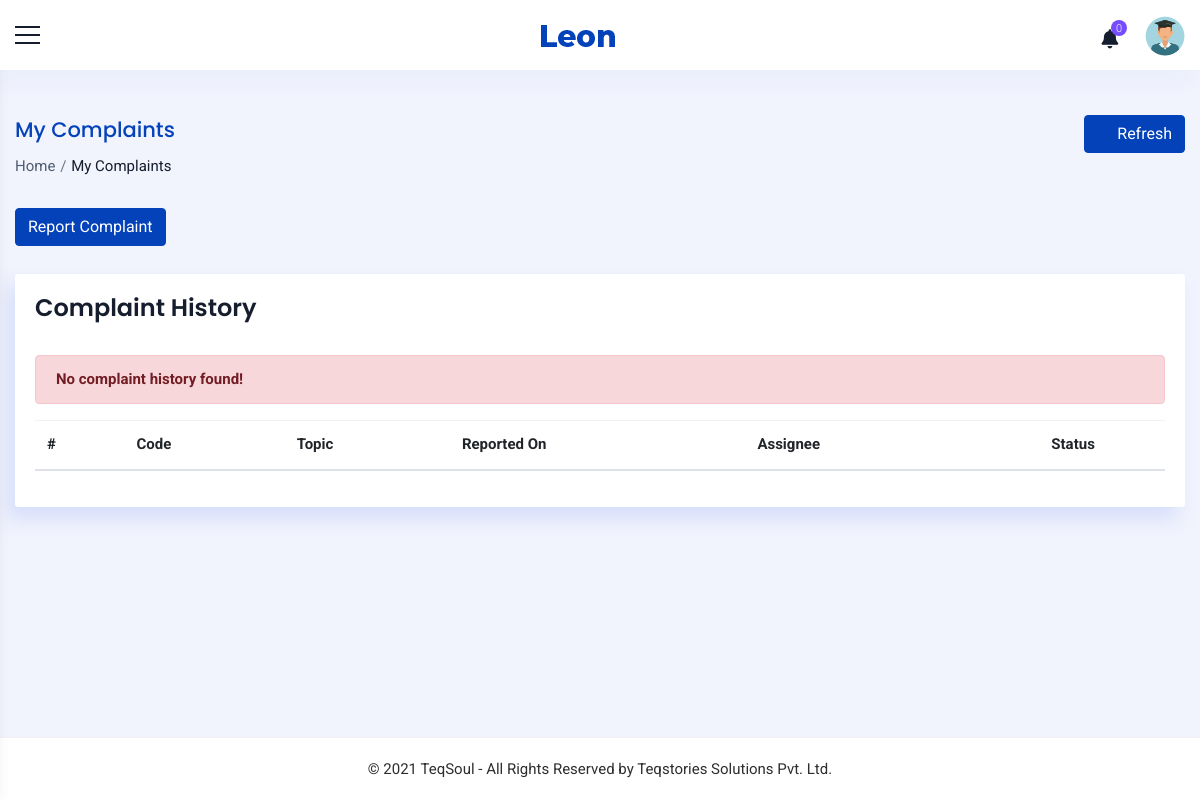
The app's page /student/complaints/ (signed in), older data.
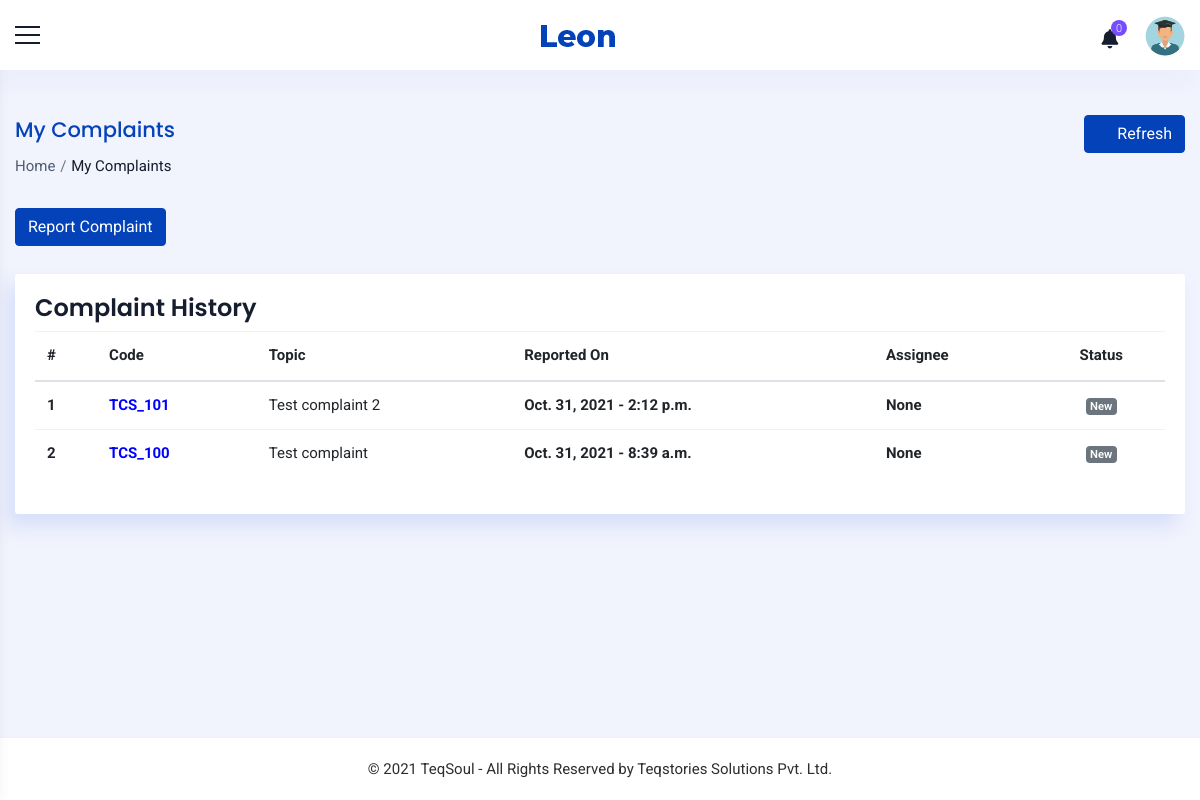
The same page, newer data.
### accounts/models.py (models this page shows, shortened)
class Student(models.Model):
    user= models.OneToOneField(User,on_delete=models.CASCADE,null=True,blank=True)
    name = models.CharField(max_length=100,blank=True)
    mobile = models.CharField(max_length=10,blank=True)
    email = models.EmailField(max_length=200,blank=True)
    sex = models.CharField(max_length=10,null=True,choices=sex_choices,blank=True)
    dob = models.DateField(null=True, blank=True)
    blood_group = models.CharField(max_length=100,null=True, blank=True,choices=groups)
    house = models.CharField(max_length=100,null=True,blank=True)
    street =models.CharField(max_length=100,null=True,blank=True)
    street2 =models.CharField(max_length=100,null=True,blank=True)
    city = models.CharField(max_length=100,null=True,blank=True)
    state = models.CharField(max_length=100,null=True,choices=state,blank=True)
    pincode = models.CharField(max_length=6,null=True, blank=True)
    course_enrolled = models.CharField(max_length=1000,null=True,blank=True)
    now_attending = models.CharField(max_length=1000,null=True,blank=True)
    start_date = models.DateField(null=True,blank=True)
    shared = models.CharField(max_length=100,choices=(('Yes', 'Yes'), ('No', 'No')),blank=True,null=True,default='No')
    status = models.CharField(max_length=20,choices=(('Active','Active'),('Inactive','Inactive')),default='Active',blank=True)
    profile_pic = models.ImageField(null=True,default='accounts/static/images/user1.png',blank=True, upload_to='images/dp/')
    cv = models.FileField(blank=True, null=True,upload_to='images/cv/')

class Complaint(models.Model):
    user = models.ForeignKey(Student, on_delete=models.CASCADE,null=True, blank=True)
    assignee = models.ForeignKey(Staff, on_delete=models.CASCADE,null=True,blank=True)
    timestamp = models.DateTimeField(null=True, blank=True)
    time = models.TimeField(blank=True, null=True)
    date = models.DateField(null=True, blank=True)
    update_timestamp = models.DateTimeField(null=True, blank=True)
    update_time = models.TimeField(blank=True, null=True)
    update_date = models.DateField(null=True, blank=True)
    topic = models.CharField(max_length=1000, null=True, blank=True)
    description = models.TextField(max_length=5000,null=True, blank=True)
    pic1 = models.ImageField(null=True, blank=True)
    pic2 = models.ImageField(null=True, blank=True)
    pic3 = models.ImageField(null=True, blank=True)
    code = models.CharField(max_length=100,null=True, blank=True)
    status = models.CharField(max_length=100,choices=(('New','New'),('Awaiting Support','Awaiting Support'),('Awaiting Customer','Awaiting Customer'),('Resolved','Resolved'),('Cancelled','Cancelled')))

### accounts/views.py (the view, shortened to what this page needs)
# urls.py: path('student/complaints/',ViewMyComplaints.as_view(),name='my_complaints'),
class ViewMyComplaints(View):
    def get(self, request):
        x = StudentCheck(request)
        if x == True:
            student = Student.objects.get(user=request.user)
            notify = StudentNotifications(student)
            count = CountNotifications(notify)
            complaints = Complaint.objects.filter(user=student).order_by('-update_timestamp')
            form = AddComplaintsForm()
            context = {'count':count,'notify':notify,'student':student,'complaints':complaints,'form':form}
            return render(request,'student/complaints.html',context)
        else:
            if request.user.is_authenticated:
                return render(request,'messages/common/permission_error.html')
            else:
                return redirect('home')

### accounts/functions.py (called while the page is built)
def CountNotifications(notifications):
    count = 0
    for i in notifications:
        count = count +1
    return count

def StudentCheck(request):
    user = request.user
    if user.is_authenticated:
        try:
            student = Student.objects.get(user=user)
            if student:
                return (True)
            else:
                return (False)
        except:
            staff = Staff.objects.get(user=user)
            if staff.stype == '4':
                return (True)
            else:
                return (False)
    else:
        return (False)

def StudentNotifications(student):
    notifications = Notification.objects.filter(user2=student,status='2').order_by('-date').order_by('-time')
    return notifications

### accounts/templates/student/complaints.html (shortened to what this page needs)
{% extends 'common/main.html' %}
{% load static %}
{% block content %}
{% include 'common/header.html' %}
<div class="container_full">
    <div class="content_wrapper bg_homebefore inner-wrapper tables-sec">
        <div class="container-fluid">
            <div class="breadcrumbbar">
                <div class="row">
                    <div class="col-md-8 col-lg-8">
                        <h4 class="page-title">My Complaints</h4>
                        <div class="breadcrumb-list">
                            <ol class="breadcrumb">
                                <li class="breadcrumb-item"><a href="{% url 'home' %}">Home</a></li>
                                <li class="breadcrumb-item active" aria-current="page">My Complaints</li>
                            </ol>
                        </div>
                    </div>
                    <div class="col-md-4 col-lg-4 mr-0">
                        <div class="widgetbar">
                            <button class="btn btn-primary" onclick="window.location.reload()"><i class="ti ti-reload mr-2"></i>Refresh</button>
                        </div>
                    </div>
                </div>
            </div>
        <div class="row">
            <div class="col-sm-4">
                <button type="button" class="btn btn-primary mt-1" data-toggle="modal" data-target="#varying-modal" data-whatever="@getbootstrap">Report Complaint</button>
                                {% load widget_tweaks %}
            </div>
            <br><br><br>
          </div>
          <div class="row">
            <div class="col-lg-12 col-md-12 col-12">
                <div class="card">
                    <h4 class="m-t-0 header-title">Complaint History</h4>
                    <div class="table-responsive">
                        <table class="table table-hover">
                            <thead>
                                <tr>
                                    <th>#</th>
                                    <th>Code</th>
                                    <th>Topic</th>
                                    <th>Reported On</th>
                                    <th>Assignee</th>
                                    <th class="text-center">Status</th>
                                </tr>
                            </thead>
                            <tbody>
                                {% for i in complaints %}
                                <tr>
                                    <th scope="row">{{forloop.counter}}</th>
                                    <td><a href="{% url 'complaint' i.code %}" style="color: blue"><b>{{i.code}}</b></a></td>
                                    <td>{{i.topic}}</td>
                                    <th>{{i.date}} - {{i.time}}</th>
                                    {% if i.assignee %}
                                    <th>N/A</th>
                                    {% else %}
                                    <th>{{i.assignee}}</th>
                                    {% endif %}
                                    {% if i.status == "New" %}
                                    <td class="text-center"><span class="badge label-table badge-secondary">New</span></td>
                                    {% elif i.status == "Awaiting Support" %}
                                    <td class="text-center"><span class="badge label-table badge-warning">Awaiting Support</span></td>
                                    {% elif i.status == "Awaiting Customer" %}
                                    <td class="text-center"><span class="badge label-table badge-primary">Awaiting Customer</span></td>
                                    {% elif i.status == "Resolved" %}
                                    <td class="text-center"><span class="badge label-table badge-success">Resolved</span></td>
                                    {% elif i.status == "Cancelled" %}
                                    <td class="text-center"><span class="badge label-table badge-success">Cancelled</span></td>
                                    {% endif %}
                                </tr>
                                {% empty %}
                                <div class="alert alert-danger alert-link" role="alert"> No complaint history found! </div>
                                {% endfor %}
                            </tbody>
                        </table>
                    </div>
                </div>
            </div>
        </div>
          </div>
        </div>
    </div>
    {% include 'common/footer.html' %}
</div>
{% endblock %}

### accounts/templates/common/main.html (shortened to what this page needs)
{% load static %}
<!doctype html>
<html>
<head>
<link href="{% static 'css/plugins.css' %}" rel="stylesheet" >
<link href="{% static 'css/style.css' %}" rel="stylesheet">
<link rel="stylesheet" href="https://unpkg.com/@icon/themify-icons/themify-icons.css">
<link rel="stylesheet" href="https://cdnjs.cloudflare.com/ajax/libs/font-awesome/6.0.0-beta2/css/all.min.css" />
</head>
<body>
<div class="wrapper">
    {% block content %}
    {% endblock %}
</body>
</html>

### accounts/templates/common/header.html (shortened to what this page needs)
{% load static %}
<div class="header-bg">
    <header class="main-header">
      <div class="container_header phone_view border_top_bott">
        <div class="row">
          <div class="col-md-12 d-flex justify-content-between align-items-center">
            <div class="menu-icon"> <a href="javascript:void(0)" class="menu-toggler sidebar-toggler"></a> </div>
            <div class="logo d-flex align-items-center justify-content-center"> <a href="javascript:void(0)"> <strong
                  class="logo_icon"> <img src="{% static 'images/small-logo.png' %}" alt=""> </strong>  </a> </div>
            <div class="right_detail">
              <div class="row d-flex align-items-center justify-content-end">
                <div class="col-xl-12 col-12 d-flex justify-content-end">
                  <div class="right_bar_top d-flex align-items-center">
                    {% if staff %}
                        {% include 'common/notifications.html' %}
                        <div class="dropdown dropdown-user"> <a href="javascript:void(0)" class="dropdown-toggle"
                            data-toggle="dropdown" data-hover="dropdown" data-close-others="true" aria-expanded="true"> <img
                              class="img-circle pro_pic" src="{{staff.profile_pic.url}}" alt="{{staff.name}}"> </a>
                          <ul class="dropdown-menu dropdown-menu-default">
                            <li>
                              <div class="user-panel">
                                <div class="user_image"> <img src="{{staff.profile_pic.url}}" class="img-circle mCS_img_loaded" alt="{{staff.name}}">
                                </div>
                                <div class="info">
                                  <p>{{staff.name}}</p>
                                  <a href="#">{{staff.email}}</a>
                                </div>
                              </div>
                            </li>
                            <li> <a href="{% url 'view_profile' %}"> <i class="ti ti-user"></i> Profile </a> </li>
                            <li> <a href="{% url 'password_change' %}"> <i class="ti ti-settings"></i> Change Password </a> </li>
                            <li> <a href="{% url 'notifications' %}"> <i class="ti ti-bell"></i> Notifications </a> </li>
                            <li> <a href="#"> <i class="ti ti-help-alt"></i> Help </a> </li>
                            <li class="divider"></li>
                            <li> <a href="{% url 'logout' %}"> <i class="fa fa-sign-out"></i> Log Out </a> </li>
                          </ul>
                        </div>
                    {% elif student %}
                        {% include 'common/notifications.html' %}
                        <div class="dropdown dropdown-user"> <a href="javascript:void(0)" class="dropdown-toggle"
                            data-toggle="dropdown" data-hover="dropdown" data-close-others="true" aria-expanded="true">
                            {% if student.profile_pic %}
                             <img class="img-circle pro_pic" src="{{student.profile_pic.url}}" alt="{{student.name}}">
                            {% else %}
                            <img class="img-circle pro_pic" src="{% static 'images/user1.png' %}" alt="{{student.name}}">
                            {% endif %}
                            </a>
                        </div>
                    {% endif %}
                  </div>
                </div>
              </div>
            </div>
          </div>
        </div>
      </div>
    </header>
  </div>

### accounts/templates/common/notifications.html (shortened to what this page needs)
<div class="dropdown dropdown-notification"> <a href="javascript:void(0)" onclick="read()" class="dropdown-toggle"
    data-toggle="dropdown" data-hover="dropdown" data-close-others="true" aria-expanded="false"> <i
      class="fa fa-bell"></i> <span class="badge_coun"> {{count}} </span> </a>
</div>

### accounts/templates/common/footer.html
<div class="row">
    <div class="col-lg-12">
      <div class="footerbar">
        <footer class="footer">
          <p class="mb-0">© <span id="year"></span> TeqSoul - All Rights Reserved by Teqstories Solutions Pvt. Ltd.</p>
        </footer>
      </div>
    </div>
  </div>

### static/css/style.css (style rules this page uses)
* { margin: 0; padding: 0; }
body { font-family: 'Roboto', sans-serif; font-size: 15px; line-height: 1.57143; font-weight: 400; color: #2d2e2e; }
h1, h2, h3, h4, h5, h6 { font-family: Poppins, sans-serif; margin-top: 0; font-weight: 600; color: #151d2e; }
a { color: #2d2e2e; transition: all 0.3s ease 0s; }
a, a:hover, a:active, a:focus { outline: none; text-decoration: none; }
i { transition: all 0.4s ease-in-out 0s; }
ul, li { list-style: outside none none; }
.img-circle { border-radius: 50%; }
.table td, .table th { border-top: 1px solid rgba(82, 63, 105, 0.07) !important; }
.btn-primary { color: #ffffff; background-color: #0442ba; border-color: #0442ba; box-shadow: none; }
.container_full { background: #f1f3fd; margin-top: 70px; position: relative; min-height: calc(100vh - 133px); overflow-x: hidden; }
.content_wrapper { margin-left: 0; margin-right: 0px; margin-top: 0; min-height: 600px; padding: 25px 0px 0px 0px; position: relative; }
.bg_homebefore { position: relative; }
.content_wrapper { padding-top: 25px; transition: all 0.3s; margin-left: 0px; }
.card { border-radius: 3px; background-color: #ffffff; box-shadow: -8px 12px 18px 0 rgba(209, 218, 249, 0.8); border: none; }
.breadcrumbbar { margin: 20px 0 25px; padding: 0; background-color: transparent; border-radius: 3px; }
.breadcrumbbar .page-title { color: #0442ba; font-size: 21px; font-weight: 500; line-height: 30px; margin-bottom: 10px; }
.breadcrumbbar .breadcrumb-list { text-align: left; }
.breadcrumbbar .breadcrumb { margin: 0; padding: 0; display: inline-flex; background-color: transparent; }
.breadcrumbbar .breadcrumb .breadcrumb-item a { color: #4e5d71; }
.breadcrumbbar .breadcrumb .breadcrumb-item.active { color: #151d2e; }
.breadcrumbbar .breadcrumb-item + .breadcrumb-item { padding-left: 0.3rem; }
.breadcrumbbar .breadcrumb-item + .breadcrumb-item::before { padding-right: 0.3rem; }
.breadcrumbbar .widgetbar { text-align: right; }
.badge { display: inline-block; padding: .25em .4em; font-size: 75%; font-weight: 600; line-height: 1; text-align: center; white-space: nowrap; vertical-align: baseline; border-radius: .25rem; transition: color .15s ease-in-out, background-color .15s ease-in-out, border-color .15s ease-in-out, box-shadow .15s ease-in-out; }
.tables-sec .card { padding: 20px; }
.table thead th { vertical-align: bottom; border-bottom: 2px solid #dee2e6; border-top: none; }
.footerbar { padding: 20px 30px; text-align: center; background-color: #ffffff; border-top: 1px solid rgba(0, 0, 0, 0.05); }

Row changes from the older to the newer data that the page shows:
added Complaint: code "TCS_101", topic "Test complaint 2", date "Oct. 31, 2021", time "2:12 p.m.", assignee "None", status "New"
added Complaint: code "TCS_100", topic "Test complaint", date "Oct. 31, 2021", time "8:39 a.m.", assignee "None", status "New"
Text that changed along with them:
text no longer shown: "No complaint history found!"
